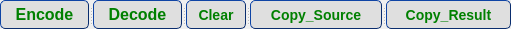
   <widget class="QSplitter" name="splitter">
    <property name="geometry">
     <rect>
      <x>241</x>
      <y>314</y>
      <width>511</width>
      <height>28</height>
     </rect>
    </property>
    <property name="orientation">
     <enum>Qt::Horizontal</enum>
    </property>
    <widget class="QPushButton" name="encode_Button">
     <property name="styleSheet">
      <string notr="true">QPushButton
{  
    /* 前景色 */  
    color:green;  
 
    /* 背景色 */  
    background-color:rgb(223,223,223);  
 
    /* 边框风格 */  
    border-style:outset;  
 
    /* 边框宽度 */  
    border-width:0.5px;  
 
    /* 边框颜色 */  
    border-color:rgb(10,45,110);  
 
    /* 边框倒角 */  
    border-radius:5px;  
 
    /* 字体 */  
    font:bold 16px;  
  
 
    /* 内边距 */  
    padding:4px;  
} 
 
/* 鼠标按下时的效果 */ 
QPushButton#pushButton:pressed 
{  
    /* 改变背景色 */  
    background-color:rgb(40,85,20);  
 
    /* 改变边框风格 */  
    border-style:inset;  
 
    /* 使文字有一点移动 */  
    padding-left:6px;  
    padding-top:6px;  
}
 
/* 按钮样式 */ 
QPushButton:flat 
{  
    border:2px solid red;  
} 
 
/*鼠标悬浮时的效果*/
QPushButton:hover
{
    color:#0000ff;
    background-color:rgb(210, 205, 205); /*改变背景色*/
    border-style:inset;/*改变边框风格*/
    padding-left:8px;
    padding-top:8px;
}</string>
     </property>
     <property name="text">
      <string>Encode</string>
     </property>
    </widget>
    <widget class="QPushButton" name="decode_Button">
     <property name="styleSheet">
      <string notr="true">QPushButton
{  
    /* 前景色 */  
    color:green;  
 
    /* 背景色 */  
    background-color:rgb(223,223,223);  
 
    /* 边框风格 */  
    border-style:outset;  
 
    /* 边框宽度 */  
    border-width:0.5px;  
 
    /* 边框颜色 */  
    border-color:rgb(10,45,110);  
 
    /* 边框倒角 */  
    border-radius:5px;  
 
    /* 字体 */  
    font:bold 16px;  
  
 
    /* 内边距 */  
    padding:4px;  
} 
 
/* 鼠标按下时的效果 */ 
QPushButton#pushButton:pressed 
{  
    /* 改变背景色 */  
    background-color:rgb(40,85,20);  
 
    /* 改变边框风格 */  
    border-style:inset;  
 
    /* 使文字有一点移动 */  
    padding-left:6px;  
    padding-top:6px;  
}
 
/* 按钮样式 */ 
QPushButton:flat 
{  
    border:2px solid red;  
} 
 
/*鼠标悬浮时的效果*/
QPushButton:hover
{
    color:#0000ff;
    background-color:rgb(210, 205, 205); /*改变背景色*/
    border-style:inset;/*改变边框风格*/
    padding-left:8px;
    padding-top:8px;
}</string>
     </property>
     <property name="text">
      <string>Decode</string>
     </property>
    </widget>
    <widget class="QPushButton" name="clear_Button">
     <property name="styleSheet">
      <string notr="true">QPushButton
{  
    /* 前景色 */  
    color:green;  
 
    /* 背景色 */  
    background-color:rgb(223,223,223);  
 
    /* 边框风格 */  
    border-style:outset;  
 
    /* 边框宽度 */  
    border-width:0.5px;  
 
    /* 边框颜色 */  
    border-color:rgb(10,45,110);  
 
    /* 边框倒角 */  
    border-radius:5px;  
 
    /* 字体 */  
    font:bold 14px;  
  
 
    /* 内边距 */  
    padding:4px;  
} 
 
/* 鼠标按下时的效果 */ 
QPushButton#pushButton:pressed 
{  
    /* 改变背景色 */  
    background-color:rgb(40,85,20);  
 
    /* 改变边框风格 */  
    border-style:inset;  
 
    /* 使文字有一点移动 */  
    padding-left:6px;  
    padding-top:6px;  
}
 
/* 按钮样式 */ 
QPushButton:flat 
{  
    border:2px solid red;  
} 
 
/*鼠标悬浮时的效果*/
QPushButton:hover
{
    color:#0000ff;
    background-color:rgb(210, 205, 205); /*改变背景色*/
    border-style:inset;/*改变边框风格*/
    padding-left:8px;
    padding-top:8px;
}</string>
     </property>
     <property name="text">
      <string>Clear</string>
     </property>
    </widget>
    <widget class="QPushButton" name="Copy_Source_Button">
     <property name="styleSheet">
      <string notr="true">QPushButton
{  
    /* 前景色 */  
    color:green;  
 
    /* 背景色 */  
    background-color:rgb(223,223,223);  
 
    /* 边框风格 */  
    border-style:outset;  
 
    /* 边框宽度 */  
    border-width:0.5px;  
 
    /* 边框颜色 */  
    border-color:rgb(10,45,110);  
 
    /* 边框倒角 */  
    border-radius:5px;  
 
    /* 字体 */  
    font:bold 14px;  
  
 
    /* 内边距 */  
    padding:4px;  
} 
 
/* 鼠标按下时的效果 */ 
QPushButton#pushButton:pressed 
{  
    /* 改变背景色 */  
    background-color:rgb(40,85,20);  
 
    /* 改变边框风格 */  
    border-style:inset;  
 
    /* 使文字有一点移动 */  
    padding-left:6px;  
    padding-top:6px;  
}
 
/* 按钮样式 */ 
QPushButton:flat 
{  
    border:2px solid red;  
} 
 
/*鼠标悬浮时的效果*/
QPushButton:hover
{
    color:#0000ff;
    background-color:rgb(210, 205, 205); /*改变背景色*/
    border-style:inset;/*改变边框风格*/
    padding-left:8px;
    padding-top:8px;
}</string>
     </property>
     <property name="text">
      <string>Copy_Source</string>
     </property>
    </widget>
    <widget class="QPushButton" name="Copy_ResultButton">
     <property name="styleSheet">
      <string notr="true">QPushButton
{  
    /* 前景色 */  
    color:green;  
 
    /* 背景色 */  
    background-color:rgb(223,223,223);  
 
    /* 边框风格 */  
    border-style:outset;  
 
    /* 边框宽度 */  
    border-width:0.5px;  
 
    /* 边框颜色 */  
    border-color:rgb(10,45,110);  
 
    /* 边框倒角 */  
    border-radius:5px;  
 
    /* 字体 */  
    font:bold 14px;  
  
 
    /* 内边距 */  
    padding:4px;  
} 
 
/* 鼠标按下时的效果 */ 
QPushButton#pushButton:pressed 
{  
    /* 改变背景色 */  
    background-color:rgb(40,85,20);  
 
    /* 改变边框风格 */  
    border-style:inset;  
 
    /* 使文字有一点移动 */  
    padding-left:6px;  
    padding-top:6px;  
}
 
/* 按钮样式 */ 
QPushButton:flat 
{  
    border:2px solid red;  
} 
 
/*鼠标悬浮时的效果*/
QPushButton:hover
{
    color:#0000ff;
    background-color:rgb(210, 205, 205); /*改变背景色*/
    border-style:inset;/*改变边框风格*/
    padding-left:8px;
    padding-top:8px;
}</string>
     </property>
     <property name="text">
      <string>Copy_Result</string>
     </property>
    </widget>
   </widget>
